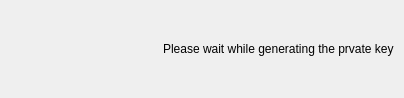
<ui version="4.0" >
 <class>PrivKeyPopup</class>
 <widget class="QWidget" name="PrivKeyPopup" >
  <property name="geometry" >
   <rect>
    <x>0</x>
    <y>0</y>
    <width>404</width>
    <height>98</height>
   </rect>
  </property>
  <property name="windowTitle" >
   <string>Please wait</string>
  </property>
  <layout class="QGridLayout" >
   <property name="leftMargin" >
    <number>10</number>
   </property>
   <property name="rightMargin" >
    <number>10</number>
   </property>
   <item row="0" column="0" >
    <widget class="QLabel" name="lIcon" >
     <property name="text" >
      <string/>
     </property>
    </widget>
   </item>
   <item row="0" column="1" >
    <widget class="QLabel" name="label" >
     <property name="text" >
      <string>Please wait while generating the prvate key</string>
     </property>
    </widget>
   </item>
  </layout>
 </widget>
 <resources/>
 <connections/>
</ui>
